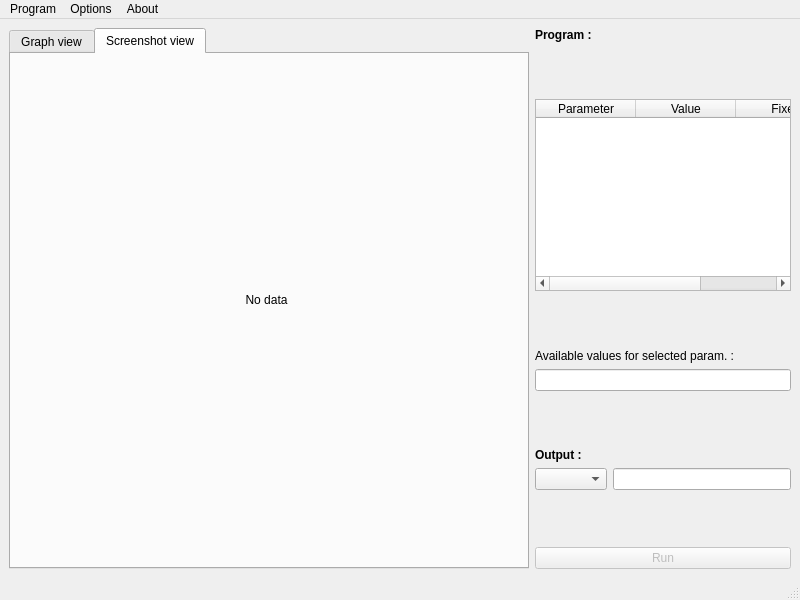
<ui version="4.0" >
 <class>Main</class>
 <widget class="QMainWindow" name="Main" >
  <property name="geometry" >
   <rect>
    <x>0</x>
    <y>0</y>
    <width>800</width>
    <height>600</height>
   </rect>
  </property>
  <property name="minimumSize" >
   <size>
    <width>400</width>
    <height>300</height>
   </size>
  </property>
  <property name="windowTitle" >
   <string>Validation tool</string>
  </property>
  <property name="autoFillBackground" >
   <bool>false</bool>
  </property>
  <widget class="QWidget" name="centralwidget" >
   <layout class="QGridLayout" >
    <item row="0" column="0" >
     <layout class="QGridLayout" >
      <item row="0" column="0" >
       <widget class="QTabWidget" name="tabs" >
        <property name="sizePolicy" >
         <sizepolicy vsizetype="Minimum" hsizetype="Minimum" >
          <horstretch>100</horstretch>
          <verstretch>100</verstretch>
         </sizepolicy>
        </property>
        <property name="baseSize" >
         <size>
          <width>571</width>
          <height>521</height>
         </size>
        </property>
        <property name="currentIndex" >
         <number>1</number>
        </property>
        <widget class="QWidget" name="tab" >
         <attribute name="title" >
          <string>Graph view</string>
         </attribute>
         <widget class="QWidget" name="gridLayout" >
          <property name="geometry" >
           <rect>
            <x>0</x>
            <y>0</y>
            <width>511</width>
            <height>491</height>
           </rect>
          </property>
          <layout class="QGridLayout" >
           <item row="0" column="0" >
            <widget class="QGraphicsView" name="graphicsView" >
             <property name="sizePolicy" >
              <sizepolicy vsizetype="Minimum" hsizetype="Minimum" >
               <horstretch>0</horstretch>
               <verstretch>0</verstretch>
              </sizepolicy>
             </property>
            </widget>
           </item>
          </layout>
         </widget>
        </widget>
        <widget class="QWidget" name="tab_2" >
         <attribute name="title" >
          <string>Screenshot view</string>
         </attribute>
         <widget class="QWidget" name="gridLayout_2" >
          <property name="geometry" >
           <rect>
            <x>0</x>
            <y>0</y>
            <width>511</width>
            <height>491</height>
           </rect>
          </property>
          <layout class="QGridLayout" >
           <item row="0" column="0" >
            <widget class="QLabel" name="screenshotView" >
             <property name="sizePolicy" >
              <sizepolicy vsizetype="Minimum" hsizetype="Minimum" >
               <horstretch>100</horstretch>
               <verstretch>100</verstretch>
              </sizepolicy>
             </property>
             <property name="sizeIncrement" >
              <size>
               <width>1</width>
               <height>0</height>
              </size>
             </property>
             <property name="text" >
              <string>No data</string>
             </property>
             <property name="scaledContents" >
              <bool>true</bool>
             </property>
             <property name="alignment" >
              <set>Qt::AlignCenter</set>
             </property>
            </widget>
           </item>
          </layout>
         </widget>
        </widget>
       </widget>
      </item>
      <item row="0" column="1" >
       <layout class="QVBoxLayout" >
        <item>
         <widget class="QLabel" name="progname" >
          <property name="font" >
           <font>
            <pointsize>9</pointsize>
            <weight>75</weight>
            <bold>true</bold>
           </font>
          </property>
          <property name="text" >
           <string>Program : </string>
          </property>
         </widget>
        </item>
        <item>
         <spacer>
          <property name="orientation" >
           <enum>Qt::Vertical</enum>
          </property>
          <property name="sizeHint" >
           <size>
            <width>20</width>
            <height>40</height>
           </size>
          </property>
         </spacer>
        </item>
        <item>
         <widget class="QTableWidget" name="tableParam" >
          <property name="rowCount" >
           <number>0</number>
          </property>
          <column>
           <property name="text" >
            <string>Parameter</string>
           </property>
          </column>
          <column>
           <property name="text" >
            <string>Value</string>
           </property>
          </column>
          <column>
           <property name="text" >
            <string>Fixed</string>
           </property>
          </column>
         </widget>
        </item>
        <item>
         <spacer>
          <property name="orientation" >
           <enum>Qt::Vertical</enum>
          </property>
          <property name="sizeHint" >
           <size>
            <width>20</width>
            <height>40</height>
           </size>
          </property>
         </spacer>
        </item>
        <item>
         <widget class="QLabel" name="label_2" >
          <property name="text" >
           <string>Available values for selected param. :</string>
          </property>
         </widget>
        </item>
        <item>
         <widget class="QLineEdit" name="lineEdit" >
          <property name="readOnly" >
           <bool>true</bool>
          </property>
         </widget>
        </item>
        <item>
         <spacer>
          <property name="orientation" >
           <enum>Qt::Vertical</enum>
          </property>
          <property name="sizeHint" >
           <size>
            <width>20</width>
            <height>40</height>
           </size>
          </property>
         </spacer>
        </item>
        <item>
         <widget class="QLabel" name="label" >
          <property name="font" >
           <font>
            <weight>75</weight>
            <bold>true</bold>
           </font>
          </property>
          <property name="text" >
           <string>Output :</string>
          </property>
         </widget>
        </item>
        <item>
         <layout class="QHBoxLayout" >
          <item>
           <widget class="QComboBox" name="comboOutput" />
          </item>
          <item>
           <widget class="QLineEdit" name="outputVal" />
          </item>
         </layout>
        </item>
        <item>
         <spacer>
          <property name="orientation" >
           <enum>Qt::Vertical</enum>
          </property>
          <property name="sizeHint" >
           <size>
            <width>20</width>
            <height>40</height>
           </size>
          </property>
         </spacer>
        </item>
        <item>
         <widget class="QPushButton" name="buttonRun" >
          <property name="enabled" >
           <bool>false</bool>
          </property>
          <property name="text" >
           <string>Run</string>
          </property>
         </widget>
        </item>
       </layout>
      </item>
     </layout>
    </item>
   </layout>
  </widget>
  <widget class="QMenuBar" name="menubar" >
   <property name="geometry" >
    <rect>
     <x>0</x>
     <y>0</y>
     <width>800</width>
     <height>34</height>
    </rect>
   </property>
   <widget class="QMenu" name="menuProgram" >
    <property name="title" >
     <string>Program</string>
    </property>
    <addaction name="actionOpen" />
    <addaction name="actionRun" />
    <addaction name="actionExit" />
   </widget>
   <widget class="QMenu" name="menuOptions" >
    <property name="title" >
     <string>Options</string>
    </property>
    <addaction name="actionGraph_options" />
    <addaction name="actionScreenshot_Options" />
    <addaction name="separator" />
    <addaction name="actionGeneral_Options" />
   </widget>
   <widget class="QMenu" name="menuAbout" >
    <property name="title" >
     <string>About</string>
    </property>
    <addaction name="actionHelp" />
    <addaction name="actionVersion" />
   </widget>
   <addaction name="menuProgram" />
   <addaction name="menuOptions" />
   <addaction name="menuAbout" />
  </widget>
  <widget class="QStatusBar" name="statusbar" />
  <action name="actionOpen" >
   <property name="text" >
    <string>Open</string>
   </property>
  </action>
  <action name="actionChange_XML_dir" >
   <property name="text" >
    <string>Change XML dir</string>
   </property>
  </action>
  <action name="actionRun" >
   <property name="text" >
    <string>Run</string>
   </property>
  </action>
  <action name="actionExit" >
   <property name="text" >
    <string>Exit</string>
   </property>
  </action>
  <action name="actionValidation" >
   <property name="text" >
    <string>Validation</string>
   </property>
  </action>
  <action name="actionTests" >
   <property name="text" >
    <string>Tests</string>
   </property>
  </action>
  <action name="actionHelp" >
   <property name="text" >
    <string>Help</string>
   </property>
  </action>
  <action name="actionVersion" >
   <property name="text" >
    <string>Version</string>
   </property>
  </action>
  <action name="actionGraph_options" >
   <property name="text" >
    <string>Graph options</string>
   </property>
  </action>
  <action name="actionScreenshot_Options" >
   <property name="text" >
    <string>Screenshot Options</string>
   </property>
  </action>
  <action name="actionGeneral_Options" >
   <property name="text" >
    <string>General Options</string>
   </property>
  </action>
 </widget>
 <resources/>
 <connections/>
</ui>
